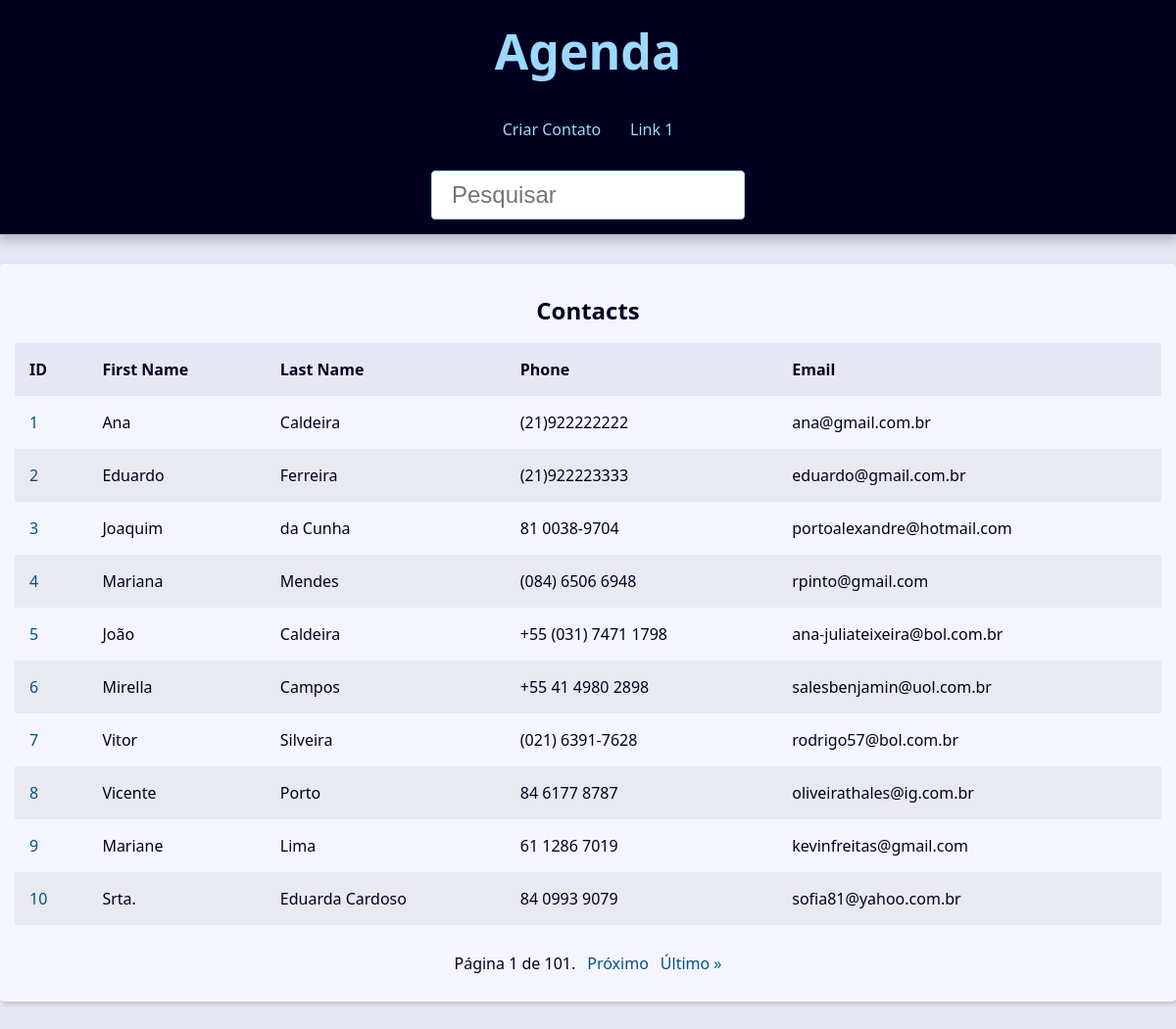
/, run on an earlier commit of the app's database.
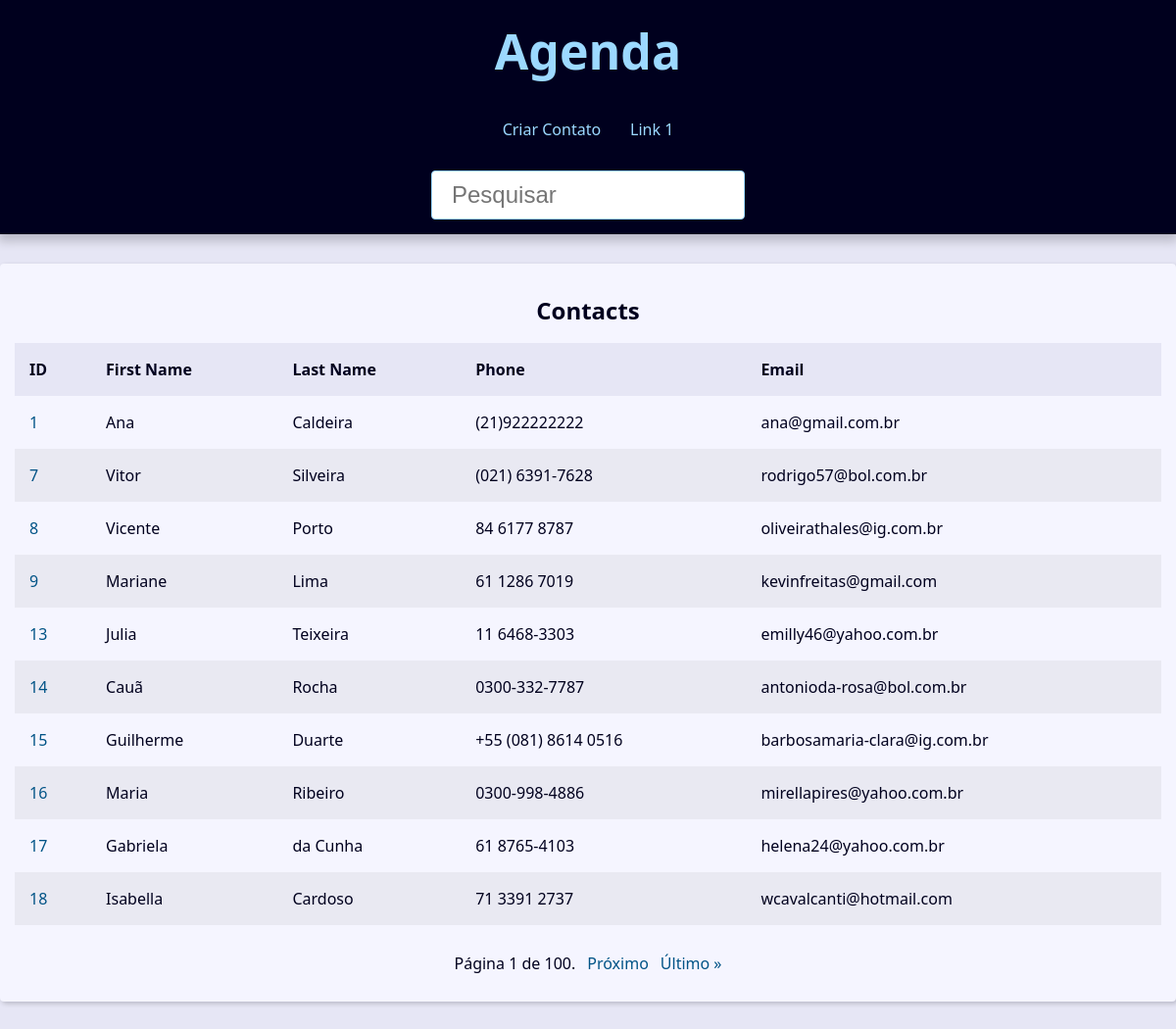
And on a later commit of the database.
### contact/models.py (models this page shows, shortened)
class Contact(models.Model):
    class Meta:
        verbose_name='Contact'
        verbose_name_plural='Contacts'
    first_name = models.CharField(max_length=50)
    last_name = models.CharField(max_length=50)
    phone = models.CharField(max_length=50)
    email = models.EmailField(max_length=254)
    created_date = models.DateTimeField(default=timezone.now)
    description = models.TextField(blank=True)
    show = models.BooleanField(default=True)
    picture = models.ImageField(blank=True, upload_to='pictures/%Y/%m/')
    category = models.ForeignKey(
        Category,
        on_delete=models.SET_NULL,
        blank=True,
        null=True
    )
    owner = models.ForeignKey(
        User,
        on_delete=models.SET_NULL,
        blank=True,
        null=True
    )

### contact/views/contact_views.py (the view)
# urls.py: path('', views.index, name="index"),
def index(request):
    contacts = Contact.objects.filter(show=True)
    paginator = Paginator(contacts, 10)
    page_number = request.GET.get("page")
    page_obj = paginator.get_page(page_number)
    context = {
        'page_obj': page_obj,
        'site_title': 'Contatos - ',
    }
    return render(request, 'contact/index.html', context)

### contact/templates/contact/index.html
{% extends 'global/base.html' %}
{% block content %}
{% if page_obj %}
    <div class="responsive-table">
        <table class="contacts-table">
            <caption class="table-caption">
                Contacts
            </caption>
            <thead>
                <tr class="table-row table-row-header">
                    <th class="table-header">ID</th>
                    <th class="table-header">First Name</th>
                    <th class="table-header">Last Name</th>
                    <th class="table-header">Phone</th>
                    <th class="table-header">Email</th>
                </tr>
            </thead>
            <tbody>
                {% for c in page_obj %}
                    <tr class="table-row">
                        <td class="table-cel">
                            <a href="{% url 'contact:contact' c.id %}" class="table-link">
                                {{c.id}}
                            </a>
                        </td>
                        <td class="table-cel">{{c.first_name}}</td>
                        <td class="table-cel">{{c.last_name}}</td>
                        <td class="table-cel">{{c.phone}}</td>
                        <td class="table-cel">{{c.email}}</td>
                    </tr>
                {% endfor %}
            </tbody>
        </table>
    </div>
{% else %}
<div class="single-contact">
    <h1 class="single-contact-name">
        Nenhum contato encontrado
    </h1>
</div>
{% endif %}
{% endblock content %}

What changed in the data, as far as the page shows it:
no longer on this page (row edited): Contact: id "2", first_name "Eduardo", last_name "Ferreira", phone "(21)922223333", email "eduardo@gmail.com.br"
no longer on this page (row edited): Contact: id "3", first_name "Joaquim", last_name "da Cunha", phone "81 0038-9704", email "portoalexandre@hotmail.com"
no longer on this page (row edited): Contact: id "4", first_name "Mariana", last_name "Mendes", phone "(084) 6506 6948", email "rpinto@gmail.com"
no longer on this page (row edited): Contact: id "5", first_name "João", last_name "Caldeira", phone "+55 (031) 7471 1798", email "ana-juliateixeira@bol.com.br"
no longer on this page (row edited): Contact: id "6", first_name "Mirella", last_name "Campos", phone "+55 41 4980 2898", email "salesbenjamin@uol.com.br"
no longer on this page (row edited): Contact: id "10", first_name "Srta.", last_name "Eduarda Cardoso", phone "84 0993 9079", email "sofia81@yahoo.com.br"
now on this page (row unchanged): Contact: id "13", first_name "Julia", last_name "Teixeira", phone "11 6468-3303", email "emilly46@yahoo.com.br"
now on this page (row unchanged): Contact: id "14", first_name "Cauã", last_name "Rocha", phone "0300-332-7787", email "antonioda-rosa@bol.com.br"
now on this page (row unchanged): Contact: id "15", first_name "Guilherme", last_name "Duarte", phone "+55 (081) 8614 0516", email "barbosamaria-clara@ig.com.br"
now on this page (row unchanged): Contact: id "16", first_name "Maria", last_name "Ribeiro", phone "0300-998-4886", email "mirellapires@yahoo.com.br"
now on this page (row unchanged): Contact: id "17", first_name "Gabriela", last_name "da Cunha", phone "61 8765-4103", email "helena24@yahoo.com.br"
now on this page (row unchanged): Contact: id "18", first_name "Isabella", last_name "Cardoso", phone "71 3391 2737", email "wcavalcanti@hotmail.com"
Also different on the page:
{{ page_obj.paginator.num_pages }}: "101" → "100"
